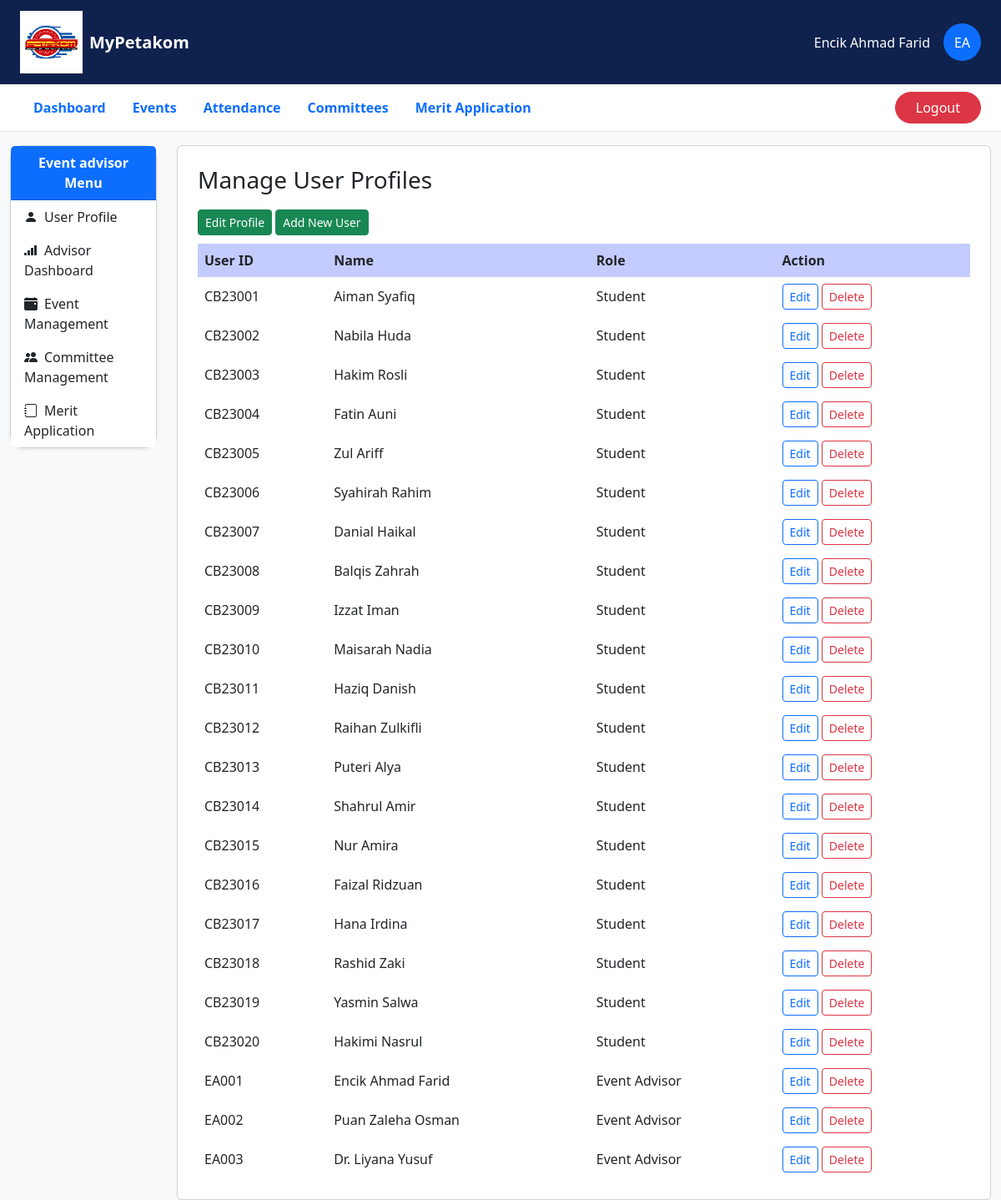
The app's page /module1/admin_profile.php (signed in) with its own data.
### tables this page shows
CREATE TABLE `user` (
  `UserID` varchar(10) NOT NULL,
  `Name` varchar(255) NOT NULL,
  `Role` varchar(10) NOT NULL,
  `Password` varchar(255) NOT NULL,
  `Email` varchar(255) NOT NULL,
  `PhoneNumber` varchar(20) DEFAULT NULL
);

CREATE TABLE `role` (
  `RoleID` varchar(10) NOT NULL,
  `Description` text DEFAULT NULL
);

### module1/admin_profile.php (the view, shortened to what this page needs)
<?php
include '../layout/dashboard_layout.php';
$sql = "SELECT u.UserID, u.Name, r.Description AS RoleDescription
        FROM User u
        JOIN Role r ON u.Role = r.RoleID
        WHERE u.Role IN ('ST', 'EA')
        ORDER BY u.UserID ASC";
$result = $conn->query($sql);
?>
<div class="card p-4">
  <h3>Manage User Profiles</h3>
  <div style="margin: 10px 0;">
    <a href="edit_profile.php" class="btn btn-success btn-sm">Edit Profile</a>
    <a href="create_user.php" class="btn btn-success btn-sm">Add New User</a>
  </div>
  <?php if ($result->num_rows > 0): ?>
    <table cellpadding="8" width="100%">
      <thead style="background-color:rgb(196, 203, 255);">
        <tr>
          <th>User ID</th>
          <th>Name</th>
          <th>Role</th>
          <th>Action</th>
        </tr>
      </thead>
      <tbody>
        <?php while ($row = $result->fetch_assoc()): ?>
          <tr>
            <td><?= htmlspecialchars($row['UserID']) ?></td>
            <td><?= htmlspecialchars($row['Name']) ?></td>
            <td><?= htmlspecialchars($row['RoleDescription']) ?></td>
            <td>
              <a href="edit_user.php?id=<?= $row['UserID'] ?>" class="btn btn-outline-primary btn-sm">Edit</a>
              <a href="delete_user.php?id=<?= $row['UserID'] ?>" class="btn btn-outline-danger btn-sm" onclick="return confirm('Are you sure to delete this user?');">Delete</a>
            </td>
          </tr>
        <?php endwhile; ?>
      </tbody>
    </table>
  <?php else: ?>
    <p>No users found.</p>
  <?php endif; ?>
</div>

### module2/layout/dashboard_layout.php (shortened to what this page needs)
<?php
include '../db/connect.php';
$UserID = $_SESSION['UserID'];
$Role = $_SESSION['Role'];
$Name = "";
$stmt = $conn->prepare("SELECT Name FROM user WHERE UserID = ?");
$stmt->bind_param("s", $UserID);
$stmt->execute();
$stmt->bind_result($Name);
?>
<!DOCTYPE html>
<html lang="en">
<head>
  <link href="https://cdn.jsdelivr.net/npm/bootstrap@5.3.3/dist/css/bootstrap.min.css" rel="stylesheet">
  <link href="https://cdn.jsdelivr.net/npm/bootstrap-icons@1.10.5/font/bootstrap-icons.css" rel="stylesheet">
</head>
<body class="bg-light">
  <nav class="navbar navbar-expand-lg navbar-dark px-4" style="background-color: #0f214d;">
    <a class="navbar-brand d-flex align-items-center" href="#">
      <img src="../images/logoPetakom.png" alt="Logo" width="75" height="75" class="me-2">
      <span><b>MyPetakom</b></span>
    </a>
    <div class="ms-auto d-flex align-items-center">
      <span class="text-white me-3">
        <?= htmlspecialchars($Name) ?>
      </span>
      <div class="bg-primary text-white rounded-circle d-flex align-items-center justify-content-center" style="width: 45px; height: 45px;">
        <?= ($Role === "ST" ? "ST" : ($Role === "PA" ? "PA" : "EA")) ?>
      </div>
    </div>
  </nav>
  <div class="bg-white border-bottom px-4 py-2">
    <div class="d-flex justify-content-between align-items-center flex-wrap">
      <ul class="nav nav-pills mb-0">
        <li class="nav-item">
          <a class="nav-link <?= basename($_SERVER['PHP_SELF']) == 'dashboard.php' ? 'active text-white' : 'text-primary' ?>" href="dashboard.php"><b>Dashboard</b></a>
        </li>
        <li class="nav-item">
          <a class="nav-link <?= basename($_SERVER['PHP_SELF']) == 'events.php' ? 'active text-white' : 'text-primary' ?>" href="events.php"><b>Events</b></a>
        </li>
        <li class="nav-item">
          <a class="nav-link text-primary" href="#"><b>Attendance</b></a>
        </li>
        <li class="nav-item">
          <a class="nav-link text-primary" href="#"><b>Committees</b></a>
        </li>
        <li class="nav-item">
          <a class="nav-link text-primary" href="#"><b>Merit Application</b></a>
        </li>
      </ul>
      <a href="../module1/logout.php" class="btn btn-danger rounded-pill px-4">Logout</a>
    </div>
  </div>
  <div class="container-fluid mt-3">
    <div class="row">
      <div class="col-md-3 col-lg-2 mb-4">
        <div class="card shadow-sm rounded-4">
          <div class="card-header bg-primary text-white fw-bold text-center">
            <?= ($Role === "ST" ? "Student" : ($Role === "PA" ? "Administrator" : "Event advisor")) ?> Menu
          </div>
          <div class="list-group list-group-flush">
            <?php if ($Role === "ST"): ?>
              <a href="#" class="list-group-item list-group-item-action border-0">
                <i class="bi bi-person-fill me-2"></i>User Profile
              </a>
              <a href="student_membership.php" class="list-group-item list-group-item-action border-0">
                <i class="bi bi-card-heading me-2"></i>Register Membership
              </a>
              <a href="#" class="list-group-item list-group-item-action border-0">
                <i class="bi bi-folder-fill me-2"></i>My Events (soon)
              </a>
              <a href="#" class="list-group-item list-group-item-action border-0">
                <i class="bi bi-calendar2-week me-2"></i>Attendance (soon)
              </a>
            <?php elseif ($Role === "EA"): ?>
              <a href="#" class="list-group-item list-group-item-action border-0">
                <i class="bi bi-person-fill me-2"></i>User Profile
              </a>
              <a href="../module2/advisor_dashboard.php" class="list-group-item list-group-item-action border-0">
                <i class="bi bi-reception-4 me-2"></i>Advisor Dashboard
              </a>
              <a href="../module2/manage_event.php" class="list-group-item list-group-item-action border-0 ">
                <i class="bi bi-calendar-event-fill me-2"></i>Event Management
              </a>
              <a href="../module2/manage_committee.php" class="list-group-item list-group-item-action border-0">
                <i class="bi bi-people-fill me-2"></i>Committee Management
              </a>
              <a href="../module2/merit_application.php" class="list-group-item list-group-item-action border-0">
                <i class="bi bi-journal me-2"></i>Merit Application
              </a>
            <?php endif; ?>
          </div>
        </div>
      </div>
      <div class="col-md-9 col-lg-10">

### records on screen
user: Name "Encik Ahmad Farid", UserID "EA001", Role.Description "Event Advisor"
user: UserID "CB23001", Name "Aiman Syafiq", Role.Description "Student"
user: UserID "CB23002", Name "Nabila Huda", Role.Description "Student"
user: UserID "CB23003", Name "Hakim Rosli", Role.Description "Student"
user: UserID "CB23004", Name "Fatin Auni", Role.Description "Student"
user: UserID "CB23005", Name "Zul Ariff", Role.Description "Student"
user: UserID "CB23006", Name "Syahirah Rahim", Role.Description "Student"
user: UserID "CB23007", Name "Danial Haikal", Role.Description "Student"
user: UserID "CB23008", Name "Balqis Zahrah", Role.Description "Student"
user: UserID "CB23009", Name "Izzat Iman", Role.Description "Student"
user: UserID "CB23010", Name "Maisarah Nadia", Role.Description "Student"
user: UserID "CB23011", Name "Haziq Danish", Role.Description "Student"
user: UserID "CB23012", Name "Raihan Zulkifli", Role.Description "Student"
user: UserID "CB23013", Name "Puteri Alya", Role.Description "Student"
user: UserID "CB23014", Name "Shahrul Amir", Role.Description "Student"
user: UserID "CB23015", Name "Nur Amira", Role.Description "Student"
user: UserID "CB23016", Name "Faizal Ridzuan", Role.Description "Student"
user: UserID "CB23017", Name "Hana Irdina", Role.Description "Student"
user: UserID "CB23018", Name "Rashid Zaki", Role.Description "Student"
user: UserID "CB23019", Name "Yasmin Salwa", Role.Description "Student"
user: UserID "CB23020", Name "Hakimi Nasrul", Role.Description "Student"
user: UserID "EA002", Name "Puan Zaleha Osman", Role.Description "Event Advisor"
user: UserID "EA003", Name "Dr. Liyana Yusuf", Role.Description "Event Advisor"
